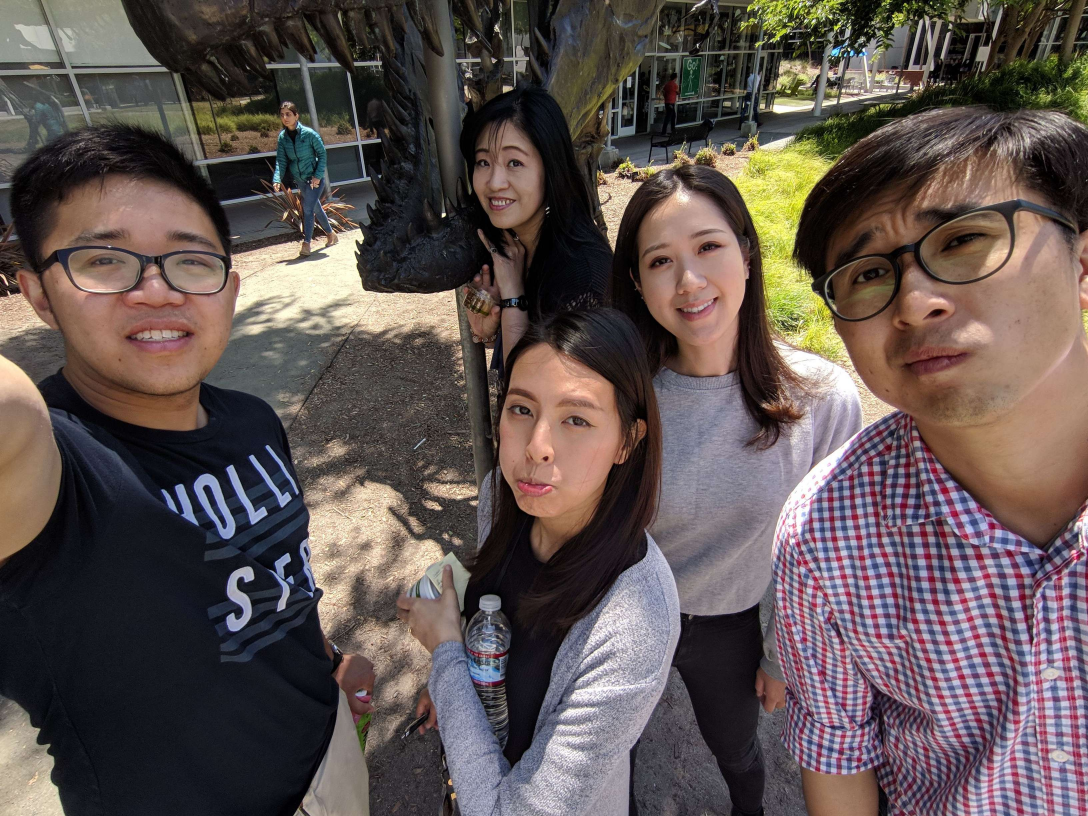
#> input picture data/1_97.jpg, 3264 x 2448 px, found by its file name (shown at 1/3 size)
$ python mesh.py
#> lines starting #> are read from the running program, lines starting #| are printed output that depends on the picture; long printed decimals are rounded
#> further down, image is the input picture: shape (2448, 3264, 3); mean B, G, R 80.5, 83.1, 95.1


import cv2
import numpy as np
import matplotlib.pyplot as plt


def FOV2f(fov, diagnoal):
    f = diagnoal / (2 * np.tan(fov / 2))
    return f


# [23 lines left out: function correct, not called in this run]


def get_uniform_stereo_mesh(image, fov, Q = 4,  mesh_ds_ratio = 40):

#> called with fov = 97, Q = 4, mesh_ds_ratio = 30
    H, W, _ = image.shape

    Hm = H // mesh_ds_ratio + 2 * Q
    Wm = W // mesh_ds_ratio + 2 * Q

    d = min(Hm, Wm) * mesh_ds_ratio
    f = FOV2f(fov, d)
    r0 = d / (2 * np.tan(0.5 * np.arctan(d / (2 * f))))

    x = (np.arange(0, Wm, 1)).astype(np.float32) - (Wm // 2) + 0.5
    y = (np.arange(0, Hm, 1)).astype(np.float32) - (Hm // 2) + 0.5
    x = x * mesh_ds_ratio
    y = y * mesh_ds_ratio
    x, y = np.meshgrid(x, y)

    mesh_uniform = np.stack([x, y], axis=0)
    rp = np.linalg.norm(mesh_uniform, axis=0)
    ru = r0 * np.tan(0.5 * np.arctan(rp / f))

    x = x / ru * rp
    y = y / ru * rp
    mesh_stereo = np.stack([x, y], axis=0)

    return mesh_uniform, mesh_stereo, - (W // mesh_ds_ratio // 2) + 0.5, - (H // mesh_ds_ratio // 2) + 0.5


# [42 lines left out: functions correct_with_stereo_mesh, mesh_to_image, not called in this run]


import cv2

# [29 lines left out: functions detect_black_border, crop_and_resize, not called in this run]


if __name__ == '__main__':
    # 测试图片
    image = cv2.imread('/root/data/1_97.jpg')
    mesh_uniform, mesh_stereo, x_, y_ = get_uniform_stereo_mesh(image, 97, 4, 30)
#> x_ = -53.5; y_ = -39.5


    mesh_uniform = mesh_uniform[:, 4:-4, 4:-4]
    print(mesh_uniform)
#> (printed output is left out)
    mesh_uniform /= 30
    print(mesh_uniform)
#> (printed output is left out)
    mesh_uniform[0] -= x_
    mesh_uniform[1] -= y_
    print(mesh_uniform)
#> (printed output is left out)
    # H, W, _ = image.shape
    mesh_uniform = mesh_uniform.transpose([1, 2, 0])

    Hm, Wm, _ = mesh_uniform.shape
    print(Hm, Wm)
#| 81 108

    pad = 50
    image_pad = cv2.copyMakeBorder(image, pad, pad, pad, pad, cv2.BORDER_CONSTANT, value=[0, 0, 0])
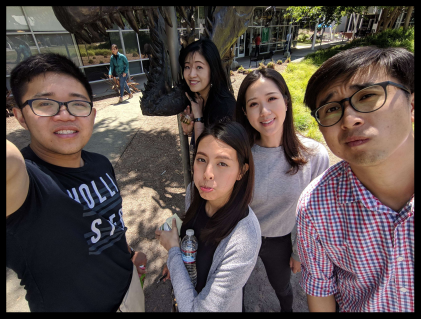
#> image_pad: shape (2548, 3364, 3) (shown at 1/8 size); mean B, G, R 75.1, 77.5, 88.7
    H, W, _ = image_pad.shape

    map_optimal = cv2.resize(mesh_uniform, (W, H)) + 0.5
    x, y = map_optimal[:, :, 0], map_optimal[:, :, 1]
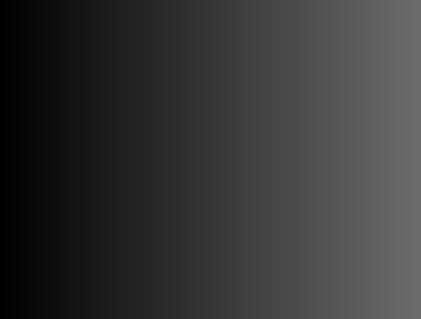
#> x: shape (2548, 3364) float32 (shown at 1/8 size); min 0.5, max 107.5, mean 54
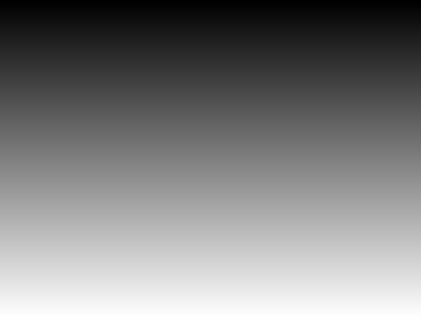
#> y: shape (2548, 3364) float32 (shown at 1/8 size); min 0.5, max 80.5, mean 40.5; drawn with min black and max white
    x = x * W / Wm
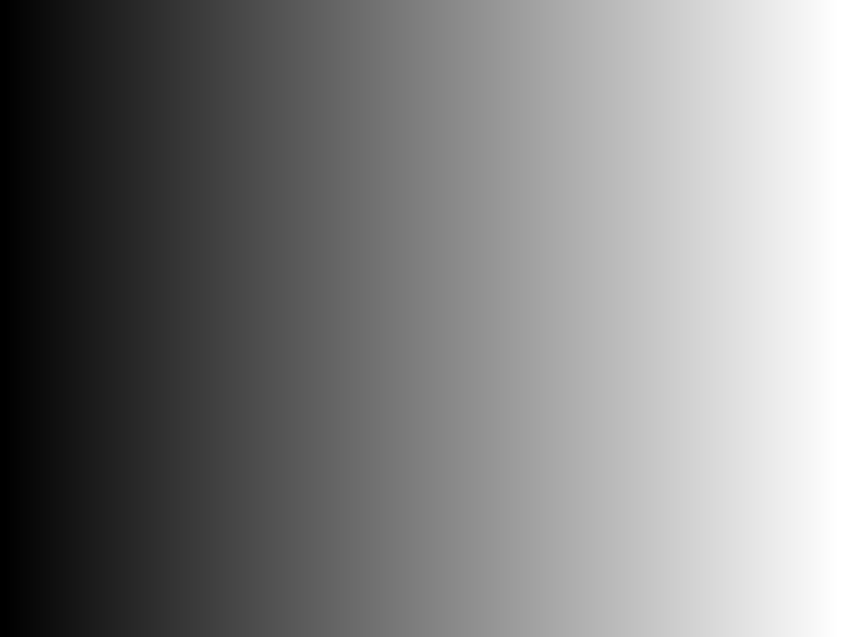
#> x: shape (2548, 3364) float32 (shown at 1/4 size); min 15.57, max 3348.4, mean 1682; drawn with min black and max white
    y = y * H / Hm
    print(x)
#> (printed output is left out)
    print(x[2,2], y[2,2])
#| 15.574 15.728

    image_corrected = cv2.remap(image_pad, x, y, interpolation=cv2.INTER_LANCZOS4,
                                                            borderMode=cv2.BORDER_CONSTANT, borderValue=(0, 0, 0))

    cv2.imwrite('test.jpg', image_corrected)


    # pad = 50
    # image_padded = cv2.copyMakeBorder(image, pad, pad, pad, pad, cv2.BORDER_CONSTANT, value=[0, 0, 0])
    # #
    # H, W, _ = image_padded.shape
    # # H, W, _ = image.shape
    # Wm = W // 40
    # Hm = H // 40


    # x = (np.arange(0, W, 1)).astype(np.float32) - W / 2
    # y = (np.arange(0, H, 1)).astype(np.float32) - H / 2


    # x, y = np.meshgrid(x, y)
    # mesh_uniform = np.stack([x, y], axis=0).transpose([1, 2, 0])
    #
    # print(mesh_uniform[60,60,:])

    # print(mesh_uniform.shape)

    # Wm = 100
    # Hm = 100
    # x = (np.arange(0, Wm, 1)).astype(np.float32) + 0.5
    # y = (np.arange(0, Hm, 1)).astype(np.float32) + 0.5
    # # x = x * 40
    # # y = y * 40
    #
    # x, y = np.meshgrid(x, y)
    # mesh_uniform = np.stack([x, y], axis=0).transpose([1, 2, 0])
    # mesh_uniform = cv2.resize(mesh_uniform, (Wm, Hm),)
    # print(mesh_uniform[60,60,:])
    # # mesh_uniform = cv2.resize(mesh_uniform, (W, H))
    #
    #
    # # print(mesh_uniform[0,0,:])
    #
    # # x, y = mesh_uniform[:,:,0], mesh_uniform[:,:,1]
    #
    # # 扩展图像边界
    # pad = 50
    # image_padded = cv2.copyMakeBorder(image, pad, pad, pad, pad, cv2.BORDER_CONSTANT, value=[0, 0, 0])
    # # #
    # H, W, _ = image_padded.shape
    #
    # mesh_uniform = cv2.resize(mesh_uniform, (W, H))
    # print(mesh_uniform[60,60,:])
    # x, y = mesh_uniform[:, :, 0], mesh_uniform[:, :, 1]
    # # x = x + W // 2
    # # y = y + H // 2
    # x = x * W / Wm
    # y = y * H / Hm
    # # # # 调整网格坐标以匹配扩展后的图像
    # # x += pad
    # # y += pad
    # # image_padded = image
    # image_corrected = cv2.remap(image_padded, x, y, interpolation=cv2.INTER_LANCZOS4,
    #                             borderMode=cv2.BORDER_CONSTANT, borderValue=(0, 0, 0))
    # # cv2.imwrite('test.jpg', cv2.resize(image_corrected[size:-size,size:-size:,:], (W, H)))
    # print(image_corrected.shape)
    # cv2.imwrite('test.jpg', image_corrected[pad:-pad,pad:-pad,:])
    # # mesh_ds_ratio = 40
    # # Q = 4
    # # H, W, _ = image.shape
    # # print(H, W)
    # # Hm = H // mesh_ds_ratio + 2 * Q
    # # Wm = W // mesh_ds_ratio + 2 * Q
    # # x = (np.arange(0, Wm, 1)).astype(np.float32) - (Wm // 2) + 0.5
    # # y = (np.arange(0, Hm, 1)).astype(np.float32) - (Hm // 2) + 0.5
    # # x = (np.arange(0, Wm, 1)).astype(np.float32) / (Wm - 1) * 2 - 1
    # # y = (np.arange(0, Hm, 1)).astype(np.float32) / (Hm - 1) * 2 - 1
    # # x = x * mesh_ds_ratio
    # # y = y * mesh_ds_ratio
    #
    # # x, y = np.meshgrid(x, y)
    # # mesh_uniform = np.stack([x, y], axis=0)
    #
    # # mesh_optimal = mesh_uniform[:, Q:-Q, Q:-Q].transpose([1, 2, 0])
    #
    #
    # # mesh_optimal = mesh_uniform.transpose([1, 2, 0])
    #
    # # 设定扩展的边界宽度
    # # border_width = 80
    # # 使用copyMakeBorder来扩展图像边界
    # # image_padded = cv2.copyMakeBorder(image, border_width, border_width, border_width, border_width,
    # #                                   cv2.BORDER_CONSTANT, value=(0, 0, 0))
    # # print("image shape: ", image_padded.shape)
    # # image_padded = image
    # # H, W, _  = image_padded.shape
    # #
    # # print("warping image")
    # # map_optimal = cv2.resize(mesh_optimal, (W, H),)
    # # # [-1, 1] -> [0, W-1]
    # # map_optimal[:, :, 0] = (map_optimal[:, :, 0] + 1) / 2 * (W - 1)
    # # map_optimal[:, :, 1] = (map_optimal[:, :, 1] + 1) / 2 * (H - 1)
    # # x, y = map_optimal[:, :, 0], map_optimal[:, :, 1]
    # # # x, y = map_optimal[:, :, 0] + W // 2 , map_optimal[:, :, 1] + H // 2
    # # print("x shape: ", x.shape)
    # # # 接下来, 在padded的图像上进行remap
    # # image_corrected_padded = cv2.remap(image_padded, x, y, interpolation=cv2.INTER_LINEAR, borderMode=cv2.BORDER_CONSTANT, borderValue=(0, 0, 0))
    # # print("image_corrected_padded shape: ", image_corrected_padded.shape)
    # # # 最后, 裁剪掉扩展的边界
    # # # image_corrected = image_corrected_padded[border_width:-border_width, border_width:-border_width]
    # # # image_corrected = image_corrected[20:-20, 20:-20]
    # #
    # # # image_corrected = cv2.remap(image, x, y, interpolation=cv2.INTER_LINEAR, borderMode=cv2.BORDER_CONSTANT, borderValue=(0, 0, 0))
    # #
    # # cv2.imwrite('test.jpg', image_corrected_padded)

$ run again, with data/11_120.jpg copied over data/1_97.jpg
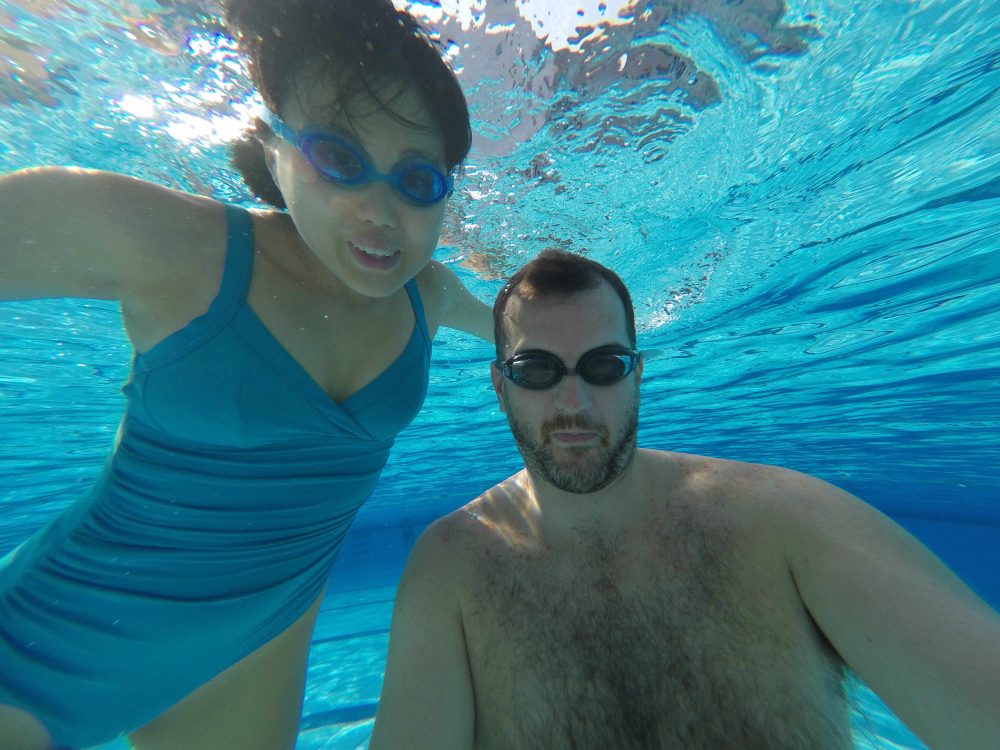
#> input picture data/11_120.jpg, 4000 x 3000 px, found by its file name (shown at 1/4 size)
#> image is the input picture: shape (3000, 4000, 3); mean B, G, R 138, 125.5, 56.9
#> x_ = -65.5; y_ = -49.5
#> (printed output is left out)
#> (printed output is left out)
#> (printed output is left out)
#| 100 133
#> `image_pad = cv2.copyMakeBorder(image, pad, pad, pad, pad, cv2.BORDER_C..`:
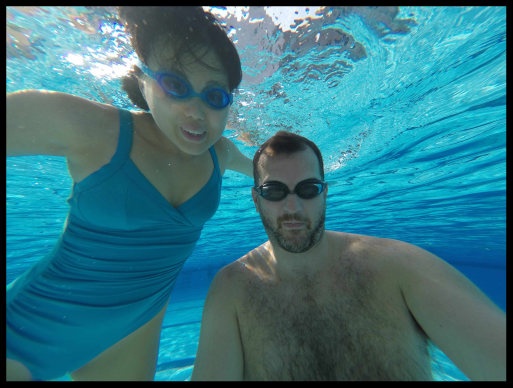
#> image_pad: shape (3100, 4100, 3) (shown at 1/8 size); mean B, G, R 130.3, 118.5, 53.7
#> `x, y = map_optimal[:, :, 0], map_optimal[:, :, 1]`:
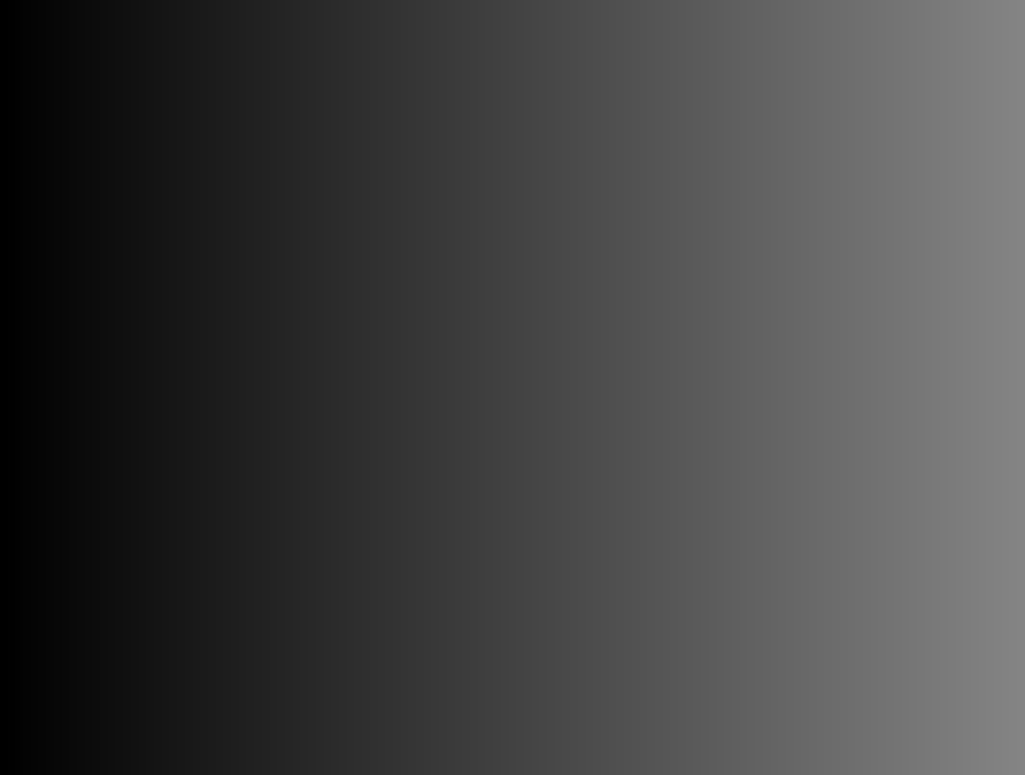
#> x: shape (3100, 4100) float32 (shown at 1/4 size); min 0.5, max 132.5, mean 66.5
#> (printed output is left out)
#| 15.414 15.5

$ run again, with data/12_116.jpg copied over data/1_97.jpg
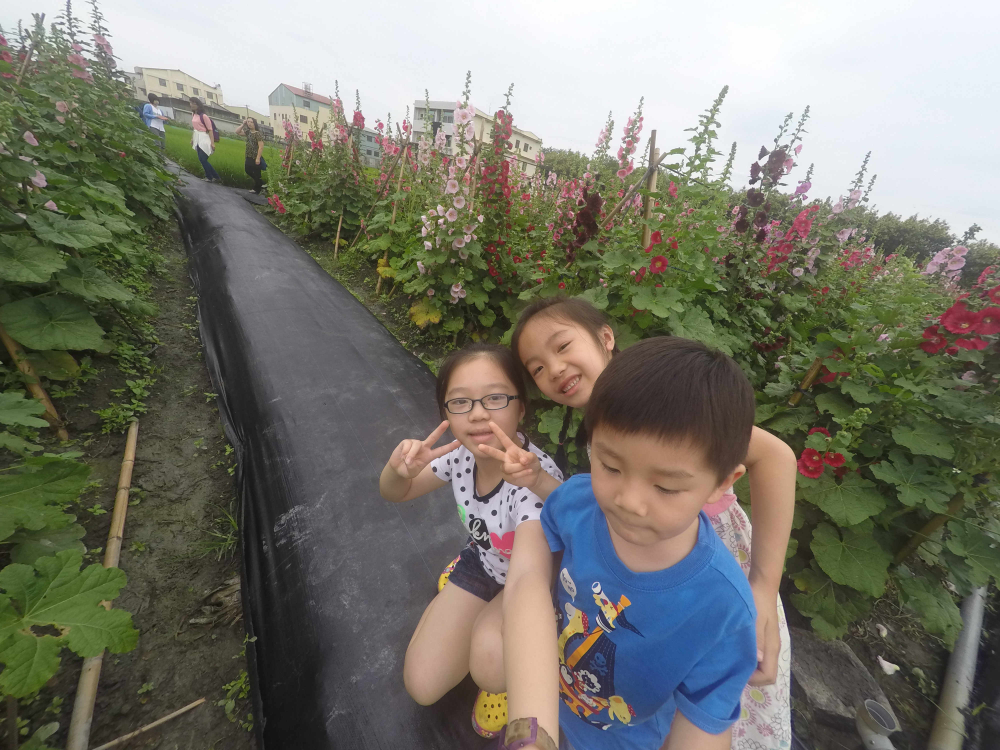
#> input picture data/12_116.jpg, 4000 x 3000 px, found by its file name (shown at 1/4 size)
#> image is the input picture: shape (3000, 4000, 3); mean B, G, R 107.3, 118.5, 118.8
#> x_ = -65.5; y_ = -49.5
#> (printed output is left out)
#> (printed output is left out)
#> (printed output is left out)
#| 100 133
#> `image_pad = cv2.copyMakeBorder(image, pad, pad, pad, pad, cv2.BORDER_C..`:
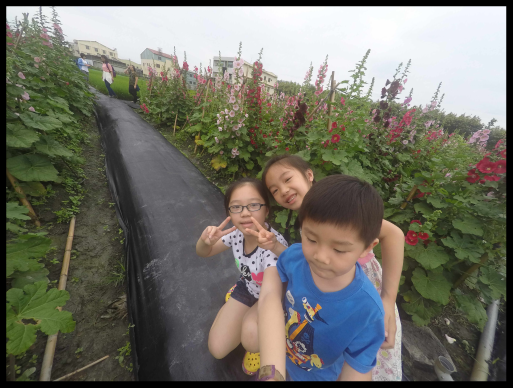
#> image_pad: shape (3100, 4100, 3) (shown at 1/8 size); mean B, G, R 101.3, 111.9, 112.2
#> `x, y = map_optimal[:, :, 0], map_optimal[:, :, 1]`:
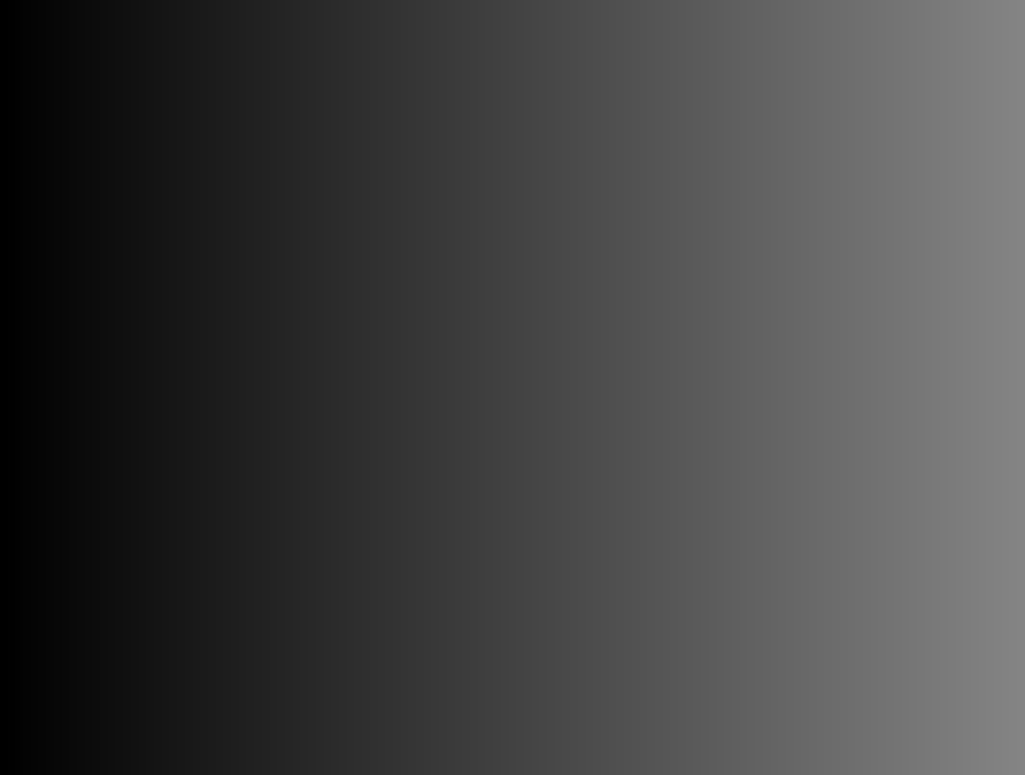
#> x: shape (3100, 4100) float32 (shown at 1/4 size); min 0.5, max 132.5, mean 66.5
#> (printed output is left out)
#| 15.414 15.5
